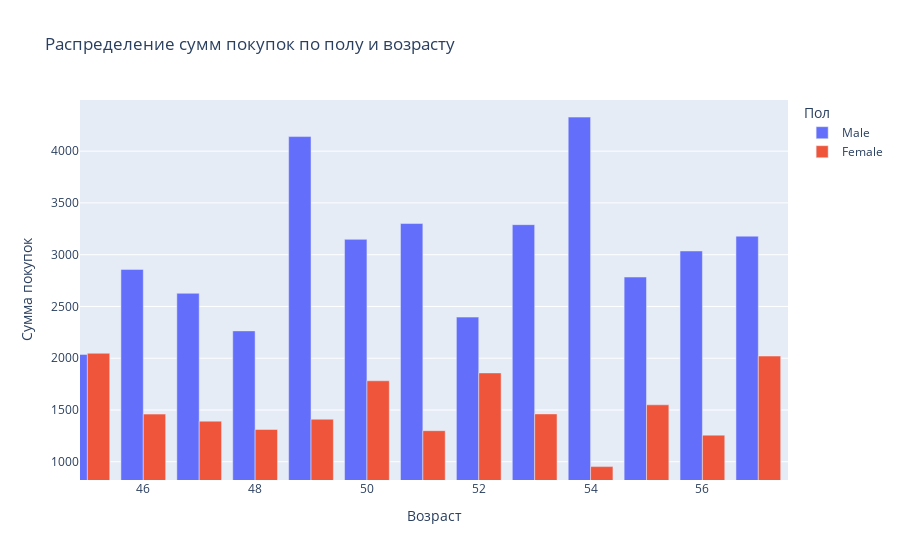

Notebook source saved alongside this figure:
### Code cell
fig = px.bar(highest_spenders, x="Age", y="Purchase Amount (USD)", color="Gender", barmode="group",
             labels={"Purchase Amount (USD)": "Сумма покупок", "Age": "Возраст", "Gender": "Пол"},
             title="Распределение сумм покупок по полу и возрасту")

fig.show()

### Figure 1 — Plotly figure (JSON) as saved in the notebook; plotly's stock layout.template omitted (floating-point values rounded to 4 significant figures)
{"data": [{"alignmentgroup": "True", "hovertemplate": "Пол=Male<br>Возраст=%{x}<br>Сумма покупок=%{y}<extra></extra>", "legendgroup": "Male", "marker": {"color": "#636efa", "pattern": {"shape": ""}}, "name": "Male", "offsetgroup": "Male", "orientation": "v", "showlegend": true, "textposition": "auto", "type": "bar", "x": [54, 49, 41, 25, 69, 37, 59, 32, 51, 53, 19, 21, 28, 57, 50, 58, 65, 36, 43, 29, 42, 31, 30, 56, 68, 18, 35, 24, 27, 64, 63, 46, 66, 62, 23, 55, 60, 38, 40, 20, 26, 47, 33, 67, 61, 39, 34, 70, 52, 22, 48, 45, 44], "xaxis": "x", "y": [4329, 4141, 4025, 4016, 3888, 3636, 3366, 3361, 3301, 3290, 3266, 3225, 3184, 3179, 3148, 3123, 3117, 3108, 3072, 3062, 3057, 3057, 3040, 3036, 3015, 2945, 2912, 2908, 2892, 2883, 2878, 2858, 2808, 2802, 2790, 2784, 2749, 2730, 2728, 2677, 2672, 2627, 2592, 2578, 2571, 2558, 2551, 2501, 2397, 2267, 2264, 2037, 1889], "yaxis": "y"}, {"alignmentgroup": "True", "hovertemplate": "Пол=Female<br>Возраст=%{x}<br>Сумма покупок=%{y}<extra></extra>", "legendgroup": "Female", "marker": {"color": "#EF553B", "pattern": {"shape": ""}}, "name": "Female", "offsetgroup": "Female", "orientation": "v", "showlegend": true, "textposition": "auto", "type": "bar", "x": [45, 57, 62, 28, 52, 31, 50, 22, 19, 63, 43, 61, 69, 27, 55, 26, 39, 65, 53, 46, 38, 29, 32, 44, 49, 36, 35, 58, 47, 24, 33, 25, 30, 48, 70, 51, 42, 40, 64, 68, 66, 41, 56, 23, 34, 21, 18, 37, 59, 60, 54, 20, 67], "xaxis": "x", "y": [2048, 2021, 2007, 1920, 1858, 1807, 1782, 1744, 1675, 1641, 1626, 1601, 1596, 1568, 1550, 1540, 1499, 1473, 1462, 1460, 1439, 1437, 1435, 1423, 1411, 1403, 1402, 1398, 1392, 1383, 1368, 1356, 1334, 1312, 1309, 1300, 1300, 1298, 1287, 1272, 1257, 1257, 1257, 1239, 1208, 1198, 1194, 1101, 982, 981, 953, 747, 680], "yaxis": "y"}], "layout": {"autosize": true, "barmode": "group", "legend": {"title": {"text": "Пол"}, "tracegroupgap": 0}, "title": {"text": "Распределение сумм покупок по полу и возрасту"}, "xaxis": {"anchor": "y", "autorange": false, "domain": [0, 1], "range": [44.87, 57.53], "title": {"text": "Возраст"}, "type": "linear"}, "yaxis": {"anchor": "x", "autorange": false, "domain": [0, 1], "range": [823.6, 4494.0], "title": {"text": "Сумма покупок"}, "type": "linear"}}}
